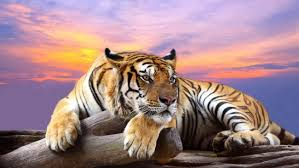
#> input picture lab_4/images_tiger.png, 299 x 168 px
$ python lab4_Gauss.py
#> lines starting #> are read from the running program, lines starting #| are printed output that depends on the picture
import numpy as np
from scipy.signal import convolve2d
import matplotlib.pyplot as plt
import matplotlib.image as mpimg

img = mpimg.imread("images_tiger.png")
#> img is the input picture: shape (168, 299, 4) float32; mean R, G, B, A 0.635, 0.516, 0.533, 1
bw = img.mean(axis=2)
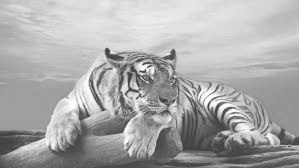
#> bw: shape (168, 299) float32; min 0.253, max 1, mean 0.671

W = np.zeros((20, 20))
for i in range(20):
    for j in range(20):
        dist = (i - 9.5) ** 2 + (j - 9.5) ** 2
        W[i, j] = np.exp(-dist / 50)

out = convolve2d(bw, W)
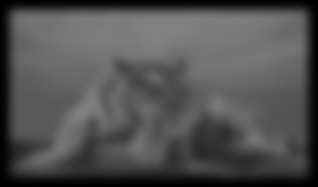
#> out: shape (187, 318) float64; min 0.00756, max 130.7, mean 81.2

out3 = np.zeros(img.shape)
for i in range(3):
    out3[:, :, i] = convolve2d(img[:, :, i], W, mode="same")

plt.imshow(out3)
# plt.imshow(out, cmap='gray')
plt.show()
# out.shape()
# bw.shape()
